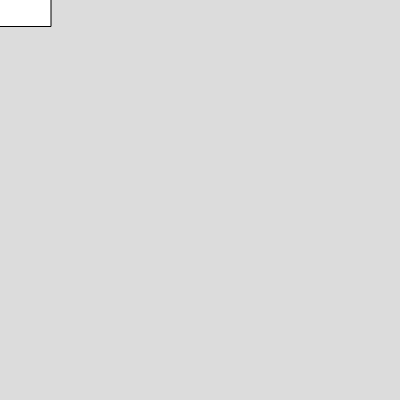
Frame 1 (no input)
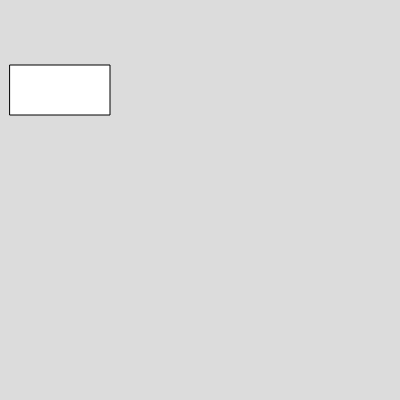
Frame 60 (no input)
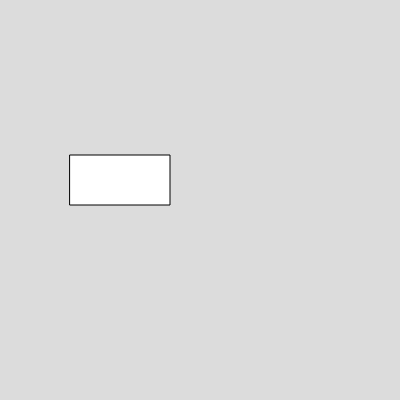
Frame 120 (the mouse pressed at the canvas centre since frame 60)

The p5.js sketch that drew these frames (run headless with seeded random() and noise() and a simulated clock; from frame 60 on, the mouse is pressed at the canvas centre):

// p5.js sketch
// ── sketch.js
let x = 0;
let y = 0;

function setup() {
  createCanvas(400, 400);
  frameRate(60);
}

function draw() {
  background(220);  //background draw = no trace
  rectMode(CENTER); //change mode to center as coords
  y = y + 1.5;
  x = x + 1;
  if( x > 200){
    fill(255,0,0);
  }
  if (y > 400 || y > 400){    // || = or &&= and
    x = 100;
    y = 100;
  }          
  rect(x, y,100,50);
  
}
